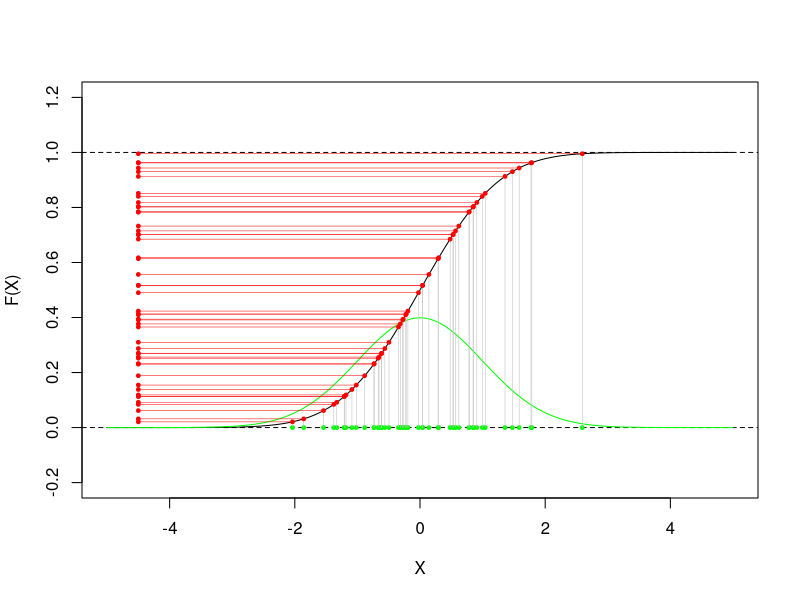
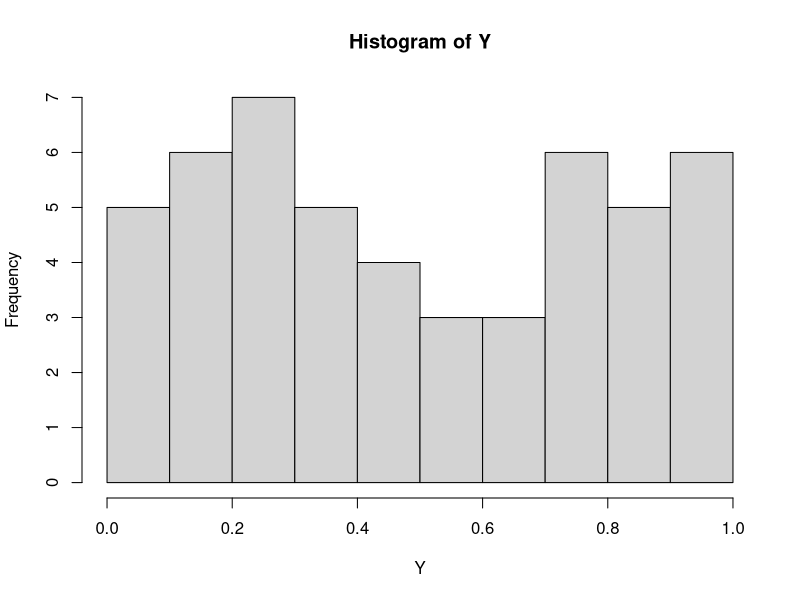
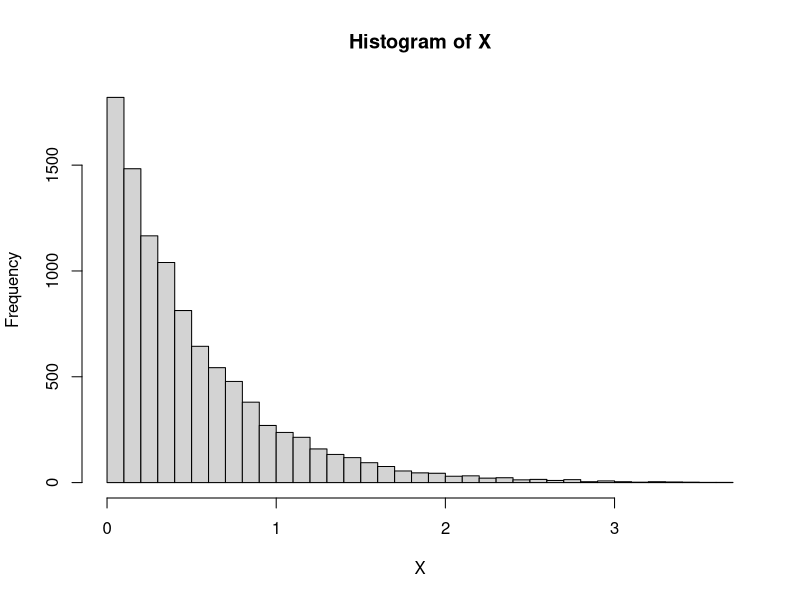
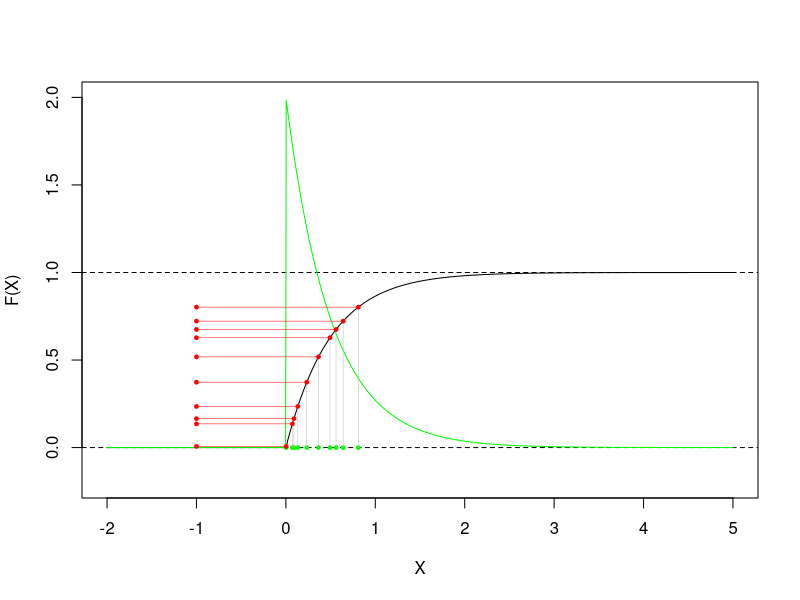

These charts were generated, in order, by the following R code:

########################################
# Rolling a six-sided die
########################################
# Simulate a fair six-sided die using sample()
n <- 1000
x <- sample(1:6,n,replace=T)
x
table(x)/n

# Simulate a fair six-sided die using runif()
n <- 100
U <- runif(n)
x <- floor(6*U)+1
# or x <- ceiling(6*U)
head(x)
table(x)/n

# Simulate a fair six-sided die using uniform
# based on the LCG
seed <- 10
new.random <- function(a = 5, c = 12, m = 16) {
  out <- (a*seed + c) %% m
  seed <<- out 
  return(out)
}

my_unif <- function(n) {
  out.length <- n
  variants   <- rep(NA, out.length)
  for (i in 1:out.length) {
  variants[i] <- new.random(a=1664545, c=1013904223, 
                            m=2^32)
  }
  return(variants/2^(32))
}
n <- 1000
x <- floor(6*my_unif(n=n))+1
head(x)
table(x)/n

########################################
# Inverse transform plot
########################################
# Draw from cont dist
n <- 50
X <- rnorm(n)
Y <- pnorm(X)

x.plot <- seq(-5,5,length=1000)
plot(x.plot,pnorm(x.plot),type="l",
     ylim=c(-.2,1.2),
     xlab="X",
     ylab="F(X)")
abline(h=c(0,1),lty=2)
lines(x.plot,dnorm(x.plot),col="green")
points(X,rep(0,n),col="green",pch=19,cex=.5)
segments(x0=X,y0=rep(0,n),
         x1=X,y1=Y,col="grey",lwd=.5)
points(X,Y,col="red",pch=19,cex=.5)
segments(x0=rep(-4.5,n),y0=Y,
         x1=X,y1=Y,col="red",lwd=.5)
points(rep(-4.5,n),Y,col="red",pch=19,cex=.5)

# Plot histogram of Y=F(X)
hist(Y)

########################################
# Inverse transform
# Exponential
########################################
# Simulate an exponential(lambda=2) random variable
# based on the LCG and inverse-transform
n <- 10000
Y <- my_unif(n=n)
X <- -1/2*log(1-Y)
head(X)
hist(X,breaks=30)

# Fancy plot 
n <- 10
Y <- my_unif(n=n)
X <- -1/2*log(1-Y)

x.plot <- seq(-2,5,length=1000)
plot(x.plot,pexp(x.plot,rate=2),type="l",
     ylim=c(-.2,2),
     xlab="X",
     ylab="F(X)")
abline(h=c(0,1),lty=2)
lines(x.plot,dexp(x.plot,rate=2),col="green")
points(X,rep(0,n),col="green",pch=19,cex=.5)
segments(x0=X,y0=rep(0,n),
         x1=X,y1=Y,col="grey",lwd=.5)
points(X,Y,col="red",pch=19,cex=.5)
segments(x0=rep(-1,n),y0=Y,
         x1=X,y1=Y,col="red",lwd=.5)
points(rep(-1,n),Y,col="red",pch=19,cex=.5)
